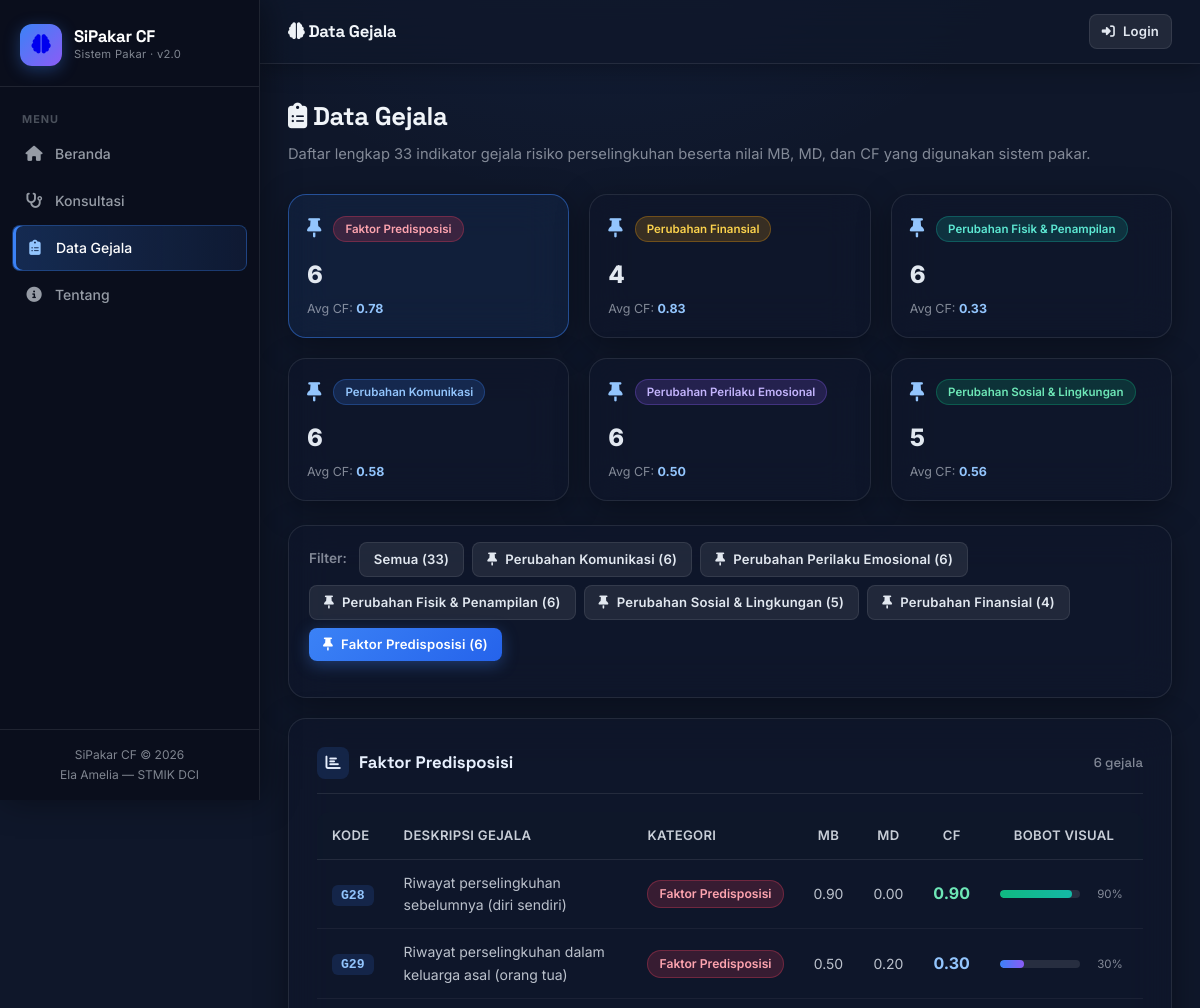
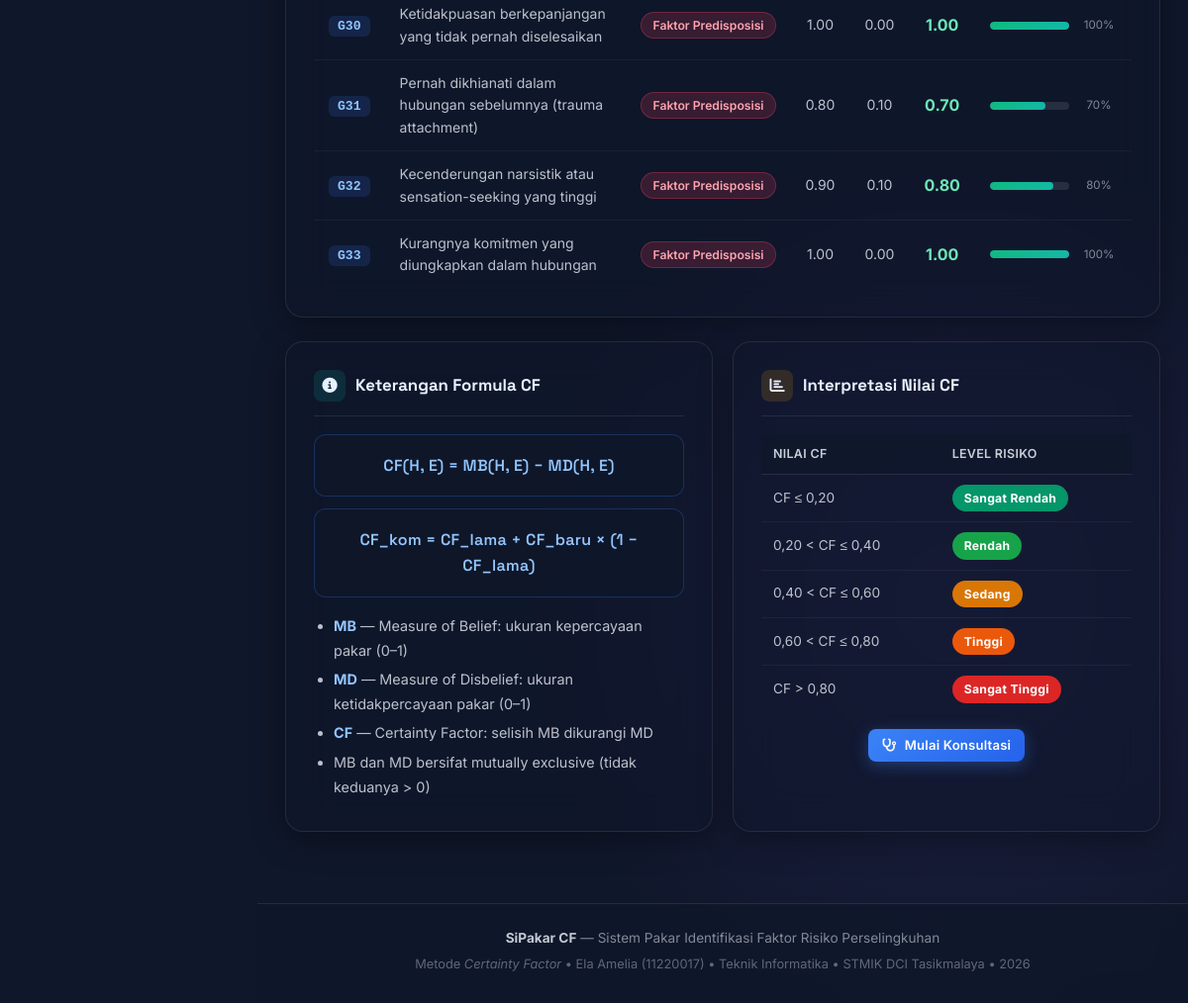
Screenshot of /pages/gejala.php?kategori=Faktor+Predisposisi with the database file from the repository (2 pictures, top to bottom).
### tables this page shows
CREATE TABLE `gejala` (
  `id` int(11) NOT NULL AUTO_INCREMENT,
  `kode` varchar(10) NOT NULL,
  `nama` text NOT NULL,
  `kategori` varchar(80) NOT NULL,
  `mb` decimal(3,2) NOT NULL COMMENT 'Measure of Belief (0-1)',
  `md` decimal(3,2) NOT NULL COMMENT 'Measure of Disbelief (0-1)',
  `cf` decimal(4,2) NOT NULL COMMENT 'Certainty Factor = MB - MD',
  PRIMARY KEY (`id`),
  UNIQUE KEY `kode` (`kode`)
);

### pages/gejala.php (the view, shortened to what this page needs)
<?php
require_once '../includes/config.php';
$allKat = [
    'semua',
    'Perubahan Komunikasi',
    'Perubahan Perilaku Emosional',
    'Perubahan Fisik & Penampilan',
    'Perubahan Sosial & Lingkungan',
    'Perubahan Finansial',
    'Faktor Predisposisi',
];
$filter = $_GET['kategori'] ?? 'semua';
$where = '';
if ($filter !== 'semua') {
    $f     = $conn->real_escape_string($filter);
    $where = "WHERE kategori = '$f'";
}
$result  = $conn->query("SELECT * FROM gejala $where ORDER BY kode");
$total   = $conn->query("SELECT COUNT(*) AS n FROM gejala $where")->fetch_assoc()['n'];
$statByKat = [];
$qStat = $conn->query("SELECT kategori, COUNT(*) AS jumlah, AVG(cf) AS avg_cf, MAX(cf) AS max_cf FROM gejala GROUP BY kategori ORDER BY kategori");
while ($r = $qStat->fetch_assoc()) {
    $statByKat[$r['kategori']] = $r;
}
require_once '../includes/header.php';
?>
<div class="page-header">
    <div class="page-title"><i class="fas fa-clipboard-list"></i> Data Gejala</div>
    <div class="page-sub">Daftar lengkap 33 indikator gejala risiko perselingkuhan beserta nilai MB, MD, dan CF yang digunakan sistem pakar.</div>
</div>
<div class="grid-3" style="margin-bottom:24px;">
    <?php foreach ($statByKat as $kat => $stat): ?>
    <a href="gejala.php?kategori=<?= urlencode($kat) ?>" style="text-decoration:none;">
        <div class="card" style="margin-bottom:0;padding:18px;<?= $filter === $kat ? 'border-color:rgba(59,130,246,0.5);background:rgba(59,130,246,0.08);' : '' ?>cursor:pointer;">
            <div style="display:flex;align-items:center;gap:12px;margin-bottom:12px;">
                <span style="font-size:1.2rem;color:#93c5fd;"><?= katIcon($kat) ?></span>
                <span class="<?= katClass($kat) ?>" style="font-size:0.72rem;"><?= $kat ?></span>
            </div>
            <div style="font-size:1.5rem;font-weight:800;color:#e2e8f0;"><?= $stat['jumlah'] ?></div>
            <div style="font-size:0.78rem;color:var(--text-muted);margin-top:4px;">Avg CF: <strong style="color:#93c5fd;"><?= number_format((float)$stat['avg_cf'], 2) ?></strong></div>
        </div>
    </a>
    <?php endforeach; ?>
</div>
<div class="card" style="padding:16px 20px;margin-bottom:20px;">
    <div class="filter-bar">
        <span class="filter-label">Filter:</span>
        <a href="gejala.php?kategori=semua"
           class="btn btn-sm <?= $filter === 'semua' ? 'btn-primary' : 'btn-ghost' ?>">Semua (33)</a>
        <?php foreach (array_slice($allKat, 1) as $kat): ?>
        <a href="gejala.php?kategori=<?= urlencode($kat) ?>"
           class="btn btn-sm <?= $filter === $kat ? 'btn-primary' : 'btn-ghost' ?>">
            <?= katIcon($kat) ?> <?= htmlspecialchars($kat) ?> (<?= $statByKat[$kat]['jumlah'] ?? 0 ?>)
        </a>
        <?php endforeach; ?>
    </div>
</div>
<div class="card">
    <div class="card-title">
        <span class="title-icon" style="background:rgba(59,130,246,0.15);"><i class="fas fa-chart-bar"></i></span>
        <?= $filter === 'semua' ? 'Semua Gejala' : htmlspecialchars($filter) ?>
        <span style="margin-left:auto;font-size:0.82rem;font-weight:500;color:var(--text-muted);"><?= $total ?> gejala</span>
    </div>
    <div class="table-wrap">
        <table>
            <thead>
                <tr>
                    <th>Kode</th>
                    <th>Deskripsi Gejala</th>
                    <th>Kategori</th>
                    <th class="td-center">MB</th>
                    <th class="td-center">MD</th>
                    <th class="td-center">CF</th>
                    <th class="td-center">Bobot Visual</th>
                </tr>
            </thead>
            <tbody>
            <?php
            while ($row = $result->fetch_assoc()):
                $cfVal  = (float)$row['cf'];
                $barW   = max(0, $cfVal * 100);
                $barCls = cfBarClass($cfVal);
                $cfColor = $cfVal >= 0.7 ? '#6ee7b7' : ($cfVal >= 0.4 ? '#fcd34d' : ($cfVal < 0 ? '#fda4af' : '#93c5fd'));
            ?>
                <tr>
                    <td>
                        <span style="background:rgba(59,130,246,0.15);color:#93c5fd;padding:3px 9px;border-radius:6px;font-size:0.82rem;font-weight:700;font-family:monospace;">
                            <?= $row['kode'] ?>
                        </span>
                    </td>
                    <td style="font-size:0.875rem;max-width:320px;"><?= htmlspecialchars($row['nama']) ?></td>
                    <td><span class="<?= katClass($row['kategori']) ?>"><?= htmlspecialchars($row['kategori']) ?></span></td>
                    <td class="td-center"><?= number_format((float)$row['mb'], 2) ?></td>
                    <td class="td-center"><?= number_format((float)$row['md'], 2) ?></td>
                    <td class="td-center">
                        <strong style="color:<?= $cfColor ?>;font-size:1rem;"><?= number_format($cfVal, 2) ?></strong>
                    </td>
                    <td class="td-center">
                        <div style="display:flex;align-items:center;gap:6px;justify-content:center;">
                            <div class="cf-bar-wrap" style="width:80px;">
                                <div class="<?= $barCls ?>" style="width:<?= abs($barW) ?>%"></div>
                            </div>
                            <span style="font-size:0.72rem;color:var(--text-muted);min-width:36px;"><?= number_format(abs($cfVal)*100) ?>%</span>
                        </div>
                    </td>
                </tr>
            <?php endwhile; ?>
            </tbody>
        </table>
    </div>
</div>
<div class="grid-2">
    <div class="card">
        <div class="card-title">
            <span class="title-icon" style="background:rgba(20,184,166,0.15);"><i class="fas fa-circle-info"></i></span>
            Keterangan Formula CF
        </div>
        <div class="formula-box">CF(H, E) = MB(H, E) &minus; MD(H, E)</div>
        <div class="formula-box" style="margin-top:8px;">CF_kom = CF_lama + CF_baru &times; (1 &minus; CF_lama)</div>
        <ul class="tentang-list" style="padding-left:20px;margin-top:16px;">
            <li><strong>MB</strong> &mdash; Measure of Belief: ukuran kepercayaan pakar (0&ndash;1)</li>
            <li><strong>MD</strong> &mdash; Measure of Disbelief: ukuran ketidakpercayaan pakar (0&ndash;1)</li>
            <li><strong>CF</strong> &mdash; Certainty Factor: selisih MB dikurangi MD</li>
            <li>MB dan MD bersifat mutually exclusive (tidak keduanya &gt; 0)</li>
        </ul>
    </div>
    <div class="card">
        <div class="card-title">
            <span class="title-icon" style="background:rgba(245,158,11,0.15);"><i class="fas fa-chart-bar"></i></span>
            Interpretasi Nilai CF
        </div>
        <table class="mini-table">
            <thead><tr><th>Nilai CF</th><th>Level Risiko</th></tr></thead>
            <tbody>
                <tr><td>CF &le; 0,20</td><td><span class="risk-badge" style="background:#059669;">Sangat Rendah</span></td></tr>
                <tr><td>0,20 &lt; CF &le; 0,40</td><td><span class="risk-badge" style="background:#16a34a;">Rendah</span></td></tr>
                <tr><td>0,40 &lt; CF &le; 0,60</td><td><span class="risk-badge" style="background:#d97706;">Sedang</span></td></tr>
                <tr><td>0,60 &lt; CF &le; 0,80</td><td><span class="risk-badge" style="background:#ea580c;">Tinggi</span></td></tr>
                <tr><td>CF &gt; 0,80</td><td><span class="risk-badge" style="background:#dc2626;">Sangat Tinggi</span></td></tr>
            </tbody>
        </table>
        <div style="margin-top:16px;text-align:center;">
            <a href="konsultasi.php" class="btn btn-primary btn-sm"><i class="fas fa-stethoscope"></i> Mulai Konsultasi</a>
        </div>
    </div>
</div>
<?php require_once '../includes/footer.php'; ?>

### rows the page displays
gejala: kode "G28", nama "Riwayat perselingkuhan sebelumnya (diri sendiri)", kategori "Faktor Predisposisi", mb "0.90", md "0.00", cf "0.90", abs($cfVal)*100 "90"
gejala: kode "G29", nama "Riwayat perselingkuhan dalam keluarga asal (orang tua)", kategori "Faktor Predisposisi", mb "0.50", md "0.20", cf "0.30", abs($cfVal)*100 "30"
gejala: kode "G30", nama "Ketidakpuasan berkepanjangan yang tidak pernah diselesaikan", kategori "Faktor Predisposisi", mb "1.00", md "0.00", cf "1.00", abs($cfVal)*100 "100"
gejala: kode "G31", nama "Pernah dikhianati dalam hubungan sebelumnya (trauma attachment)", kategori "Faktor Predisposisi", mb "0.80", md "0.10", cf "0.70", abs($cfVal)*100 "70"
gejala: kode "G32", nama "Kecenderungan narsistik atau sensation-seeking yang tinggi", kategori "Faktor Predisposisi", mb "0.90", md "0.10", cf "0.80", abs($cfVal)*100 "80"
gejala: kode "G33", nama "Kurangnya komitmen yang diungkapkan dalam hubungan", kategori "Faktor Predisposisi", mb "1.00", md "0.00", cf "1.00", abs($cfVal)*100 "100"

### other values shown
$topbarTitles[$activePage ?? ''] "Data Gejala"
$kat "Faktor Predisposisi"
$stat['jumlah'] "6"
$stat['avg_cf'] "0.78"
$kat "Perubahan Finansial"
$stat['jumlah'] "4"
$stat['avg_cf'] "0.83"
$kat "Perubahan Fisik & Penampilan"
$stat['avg_cf'] "0.33"
$kat "Perubahan Komunikasi"
$stat['avg_cf'] "0.58"
$kat "Perubahan Perilaku Emosional"
$stat['avg_cf'] "0.50"
$kat "Perubahan Sosial & Lingkungan"
$stat['jumlah'] "5"
